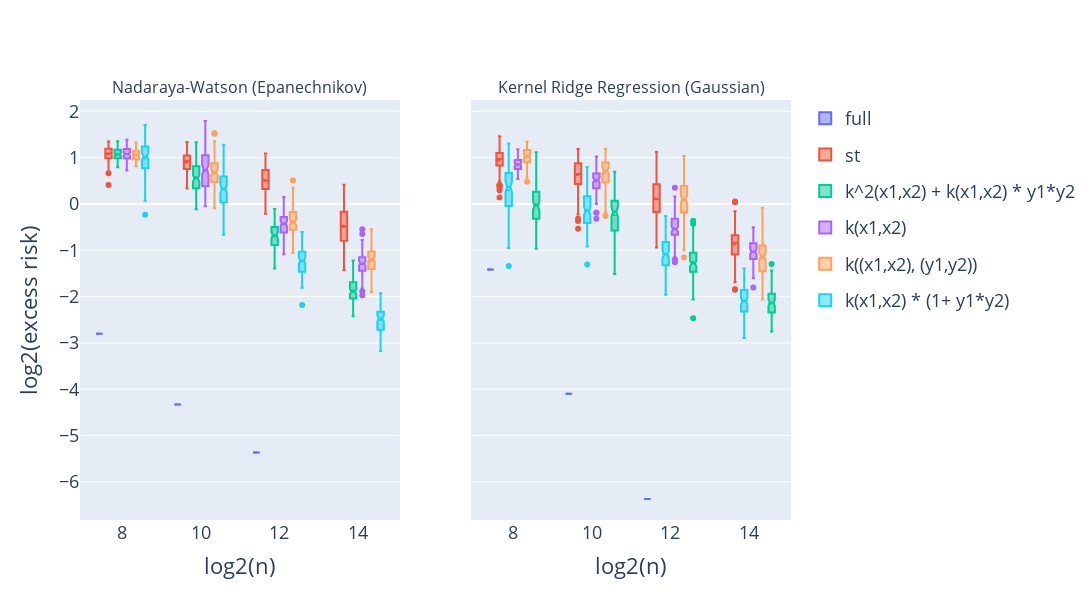

The notebook cell this image was saved under:
### Code cell
fig.update_yaxes(title_text=f"{scale}(excess risk)", row=1, col=1)
fig.update_xaxes(title_text="log2(n)", type='linear')
fig.update_layout(
    width=1200,
    height=600,
    # title=f"Excess risk vs n (ground_truth={ground_truth})",
    boxmode='group',
    font=dict(
        # family="Courier New, monospace",
        size=18,
    ),
    # plot_bgcolor='rgba(0, 0, 200, 0.5)',  # Light gray background with 50% opacity
)
